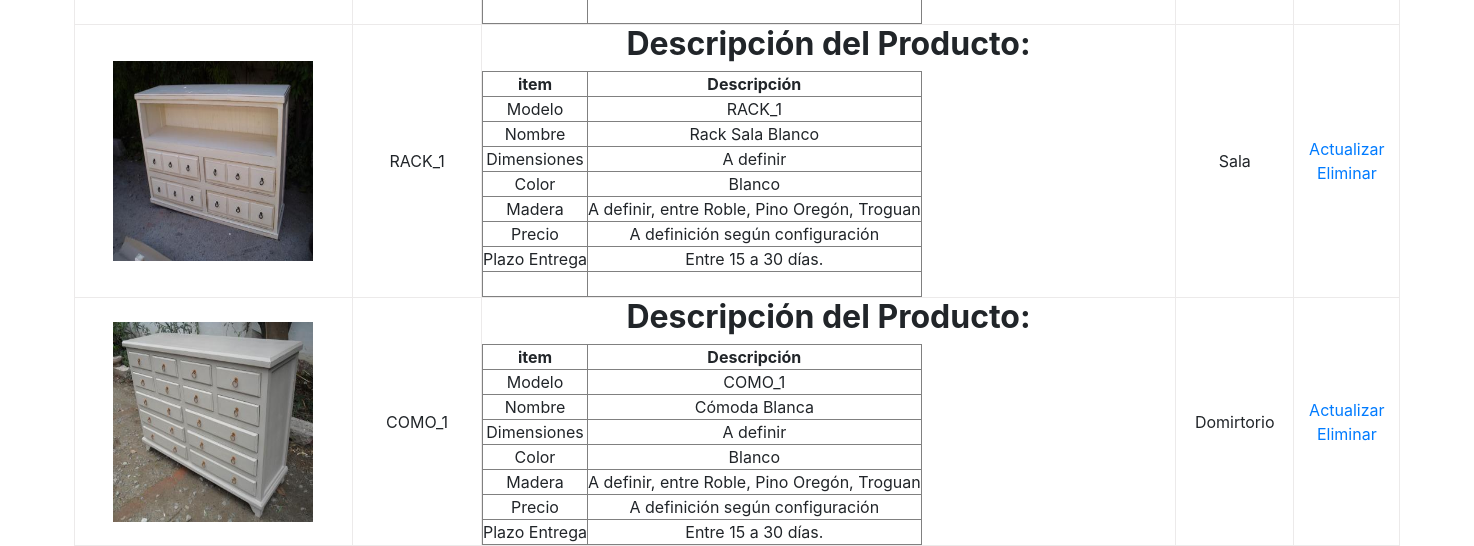
The app's page /ListaProductos/ (signed in, lower part), older data.
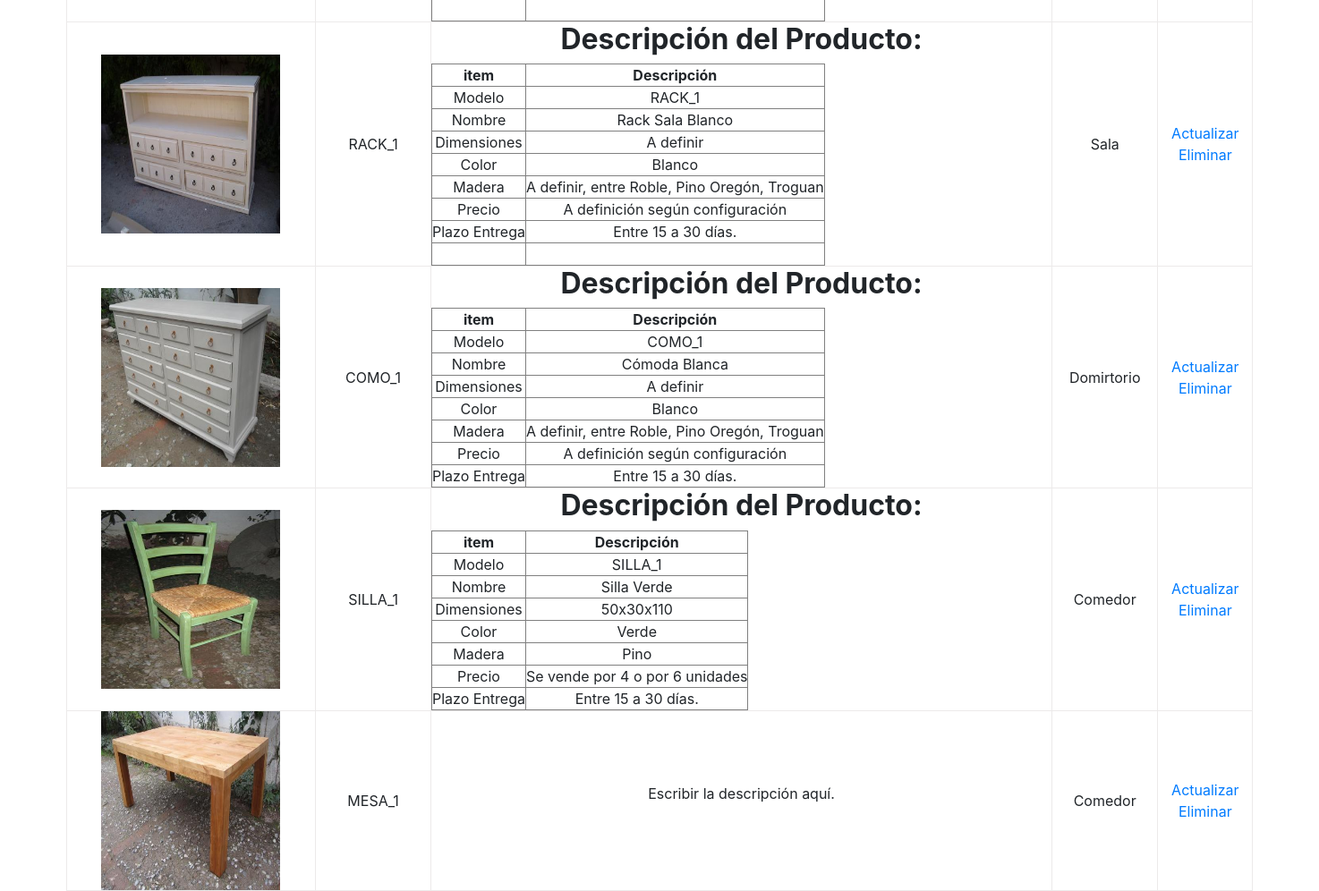
The same page, newer data.
### ArteNativo/models.py (models this page shows)
class Productos(models.Model):
    app_label = 'ArteNativo'
    tipo =(
        ('A', 'Domirtorio'),
        ('B', 'Sala'),
        ('C', 'Comedor'),
        ('D', 'Cocina'),
        ('E', 'Exteriores'),
        ('F', 'Decoración')
    )
    Estados = (
        (True, 'Activo'),
        (False, 'Inactivo')
    )
    IdProducto = models.CharField(max_length=10, primary_key=True)
    NombreProducto = models.CharField(max_length=50, blank=False, null=False, default='Descripción corta')
    TipoProducto = models.CharField(max_length=1, choices=tipo, null=False, blank=False,default='B')
    ImagenProducto = models.ImageField(upload_to='ImgProducto/',null=False, blank=False)
    PrecioUnitario = models.DecimalField(max_digits=8, default=0, decimal_places=2)
    Stock = models.IntegerField(blank=False, null=False, default=0)
    Descripcion = RichTextField(blank=True, null=True)
    EstadoProducto = models.BooleanField(blank=False, null=False, choices=Estados, default=True)

### ArteNativo/views.py (the view)
# urls.py: path('ListaProductos/', views.TablaListView.as_view(), name='TablaProductos'),
class TablaListView(LoginRequiredMixin, ListView):
    model = Productos
    template_name = "TablaProductos.html"
    context_object_name = 'ListadeProductos'

### ArteNativo/templates/TablaProductos.html (shortened to what this page needs)
{% extends 'ArteNativo.html' %}
{% block content %}
<form method="post">
<body>
    <div>
        <table border="1" cellpadding = "1" cellspacing="1" style="margin-top: 15px;width: 100%;border-color: rgb(236, 234, 234);">
            <tbody>
                {% for producto in ListadeProductos %}
                    <tr>
                        <td><img src= '{{producto.ImagenProducto.url}}' alt="{{producto.IdProducto}}" width="200" height="200"></td>
                        <td>{{ producto.IdProducto }}</td>
                        <td>{{ producto.Descripcion|safe}}</td>
                        <td>{{ producto.get_TipoProducto_display}}</td>
                        <td><a href="{% url 'EditarProductoForm' producto.IdProducto %}">Actualizar</a><br>
                            <a href="{% url 'EliminarProducto' producto.IdProducto %}">Eliminar</a>
                        </td>
                    </tr>
                {% endfor %}
            </tbody>
        </table>
    </div>
</body>
</form>
{% endblock %}

Row changes from the older to the newer data that the page shows:
added Productos: ImagenProducto (picture), IdProducto "SILLA_1", Descripcion "Descripción del Producto: item Descripción Modelo SILLA_1 Nombre Silla Verde Dimensiones 50x30x110 Color Verde Madera Pino Precio Se vende por 4 o por 6 unidades Plazo Entrega Entre 15 a 30 días.", TipoProducto "Comedor"
added Productos: ImagenProducto (picture), IdProducto "MESA_1", Descripcion "Escribir la descripción aquí.", TipoProducto "Comedor"
